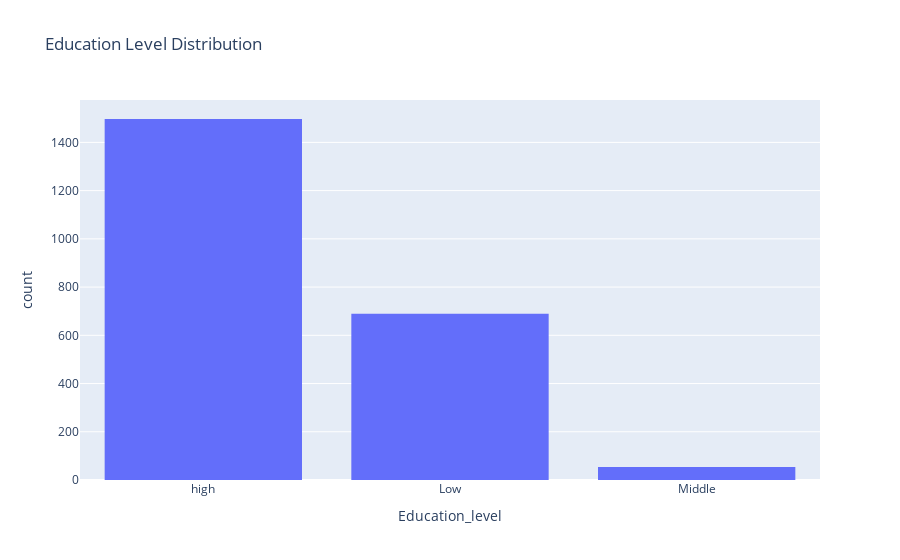

Notebook code cell kept with this figure:
### Code cell
# Education Level Distribution
fig3 = px.histogram(df, x='Education_level', nbins=5, title="Education Level Distribution")
fig3.show()

### Figure 1 — Plotly figure (JSON) as saved in the notebook; plotly's stock layout.template omitted (floating-point values rounded to 4 significant figures; data arrays with more than 128 entries replaced by an {"elided": "..."} marker saying what was removed)
{"data": [{"alignmentgroup": "True", "bingroup": "x", "hovertemplate": "Education_level=%{x}<br>count=%{y}<extra></extra>", "legendgroup": "", "marker": {"color": "#636efa", "pattern": {"shape": ""}}, "name": "", "nbinsx": 5, "offsetgroup": "", "orientation": "v", "showlegend": false, "x": {"elided": "2240 str values"}, "xaxis": "x", "yaxis": "y", "type": "histogram"}], "layout": {"xaxis": {"anchor": "y", "domain": [0, 1], "title": {"text": "Education_level"}}, "yaxis": {"anchor": "x", "domain": [0, 1], "title": {"text": "count"}}, "legend": {"tracegroupgap": 0}, "title": {"text": "Education Level Distribution"}, "barmode": "relative"}}
